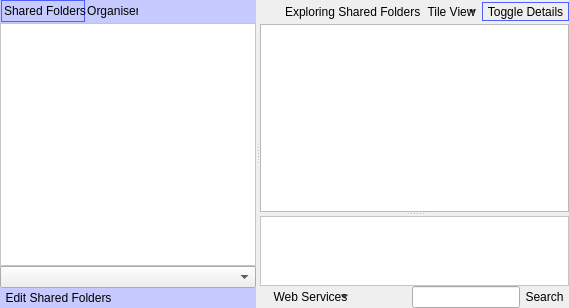
      <widget class="QWidget" name="pageLibrary">
       <layout class="QGridLayout" name="gridLayout_6">
        <property name="margin">
         <number>0</number>
        </property>
        <property name="spacing">
         <number>0</number>
        </property>
        <item row="0" column="0">
         <widget class="QSplitter" name="splitterLibrary">
          <property name="orientation">
           <enum>Qt::Horizontal</enum>
          </property>
          <widget class="QFrame" name="frameLibraryNavigator">
           <property name="minimumSize">
            <size>
             <width>210</width>
             <height>0</height>
            </size>
           </property>
           <property name="styleSheet">
            <string notr="true">QFrame {
	 background-color: rgb(199, 202, 255);
}

QToolButton {
    border: 1px solid transparent;
    background-color: transparent;
}

 QToolButton:pressed {
     background-color: qlineargradient(x1: 0, y1: 0, x2: 0, y2: 1,
                                       stop: 0 #dadbde, stop: 1 #f6f7fa);
 }

QToolButton:checked {
     border: 1px solid rgb(78, 96, 255);
     background-color: qlineargradient(x1: 0, y1: 0, x2: 0, y2: 1,
                                       stop: 0 #dadbde, stop: 1 #f6f7fa);
}

 QToolButton:hover {
     border: 1px solid rgb(78, 96, 255);
     background-color: qlineargradient(x1: 0, y1: 0, x2: 0, y2: 1,
                                       stop: 0 #dadbde, stop: 1 #f6f7fa);
 }</string>
           </property>
           <property name="frameShape">
            <enum>QFrame::NoFrame</enum>
           </property>
           <property name="frameShadow">
            <enum>QFrame::Raised</enum>
           </property>
           <layout class="QGridLayout" name="gridLayout_10">
            <property name="margin">
             <number>0</number>
            </property>
            <property name="spacing">
             <number>0</number>
            </property>
            <item row="0" column="0" colspan="2">
             <widget class="QTabWidget" name="tabWidgetLibraryNavigator">
              <property name="sizePolicy">
               <sizepolicy hsizetype="Preferred" vsizetype="Expanding">
                <horstretch>0</horstretch>
                <verstretch>0</verstretch>
               </sizepolicy>
              </property>
              <property name="styleSheet">
               <string notr="true">QTabWidget::pane { /* The tab widget frame */
    border-top: 2px transparent;
	top: 1px
 }

 QTabWidget::tab-bar {
	left: 1px;
 }

 /* Style the tab using the tab sub-control. Note that
     it reads QTabBar _not_ QTabWidget */
 QTabBar::tab {
	background:transparent;
	border: transparent;
	min-width: 8ex;
	padding: 3px;
	padding-left: 2px;
	padding-right: -2px;
 }

 QTabBar::tab:selected, QTabBar::tab:hover {
     border: 1px solid rgb(78, 96, 255);
     background-color: qlineargradient(x1: 0, y1: 0, x2: 0, y2: 1,
                                       stop: 0 #dadbde, stop: 1 #f6f7fa);
 }

QTabBar::tab:selected {
     border: 1px solid rgb(78, 96, 255);
     background-color: qlineargradient(x1: 0, y1: 0, x2: 0, y2: 1,
                                       stop: 0 #dadbde, stop: 1 #f6f7fa);
	padding-top: 3px;
 }</string>
              </property>
              <property name="currentIndex">
               <number>0</number>
              </property>
              <widget class="QWidget" name="tabLibraryNavigatorShares">
               <attribute name="icon">
                <iconset resource="Resource.qrc">
                 <normaloff>:/Resource/Library/SharedFolders.png</normaloff>:/Resource/Library/SharedFolders.png</iconset>
               </attribute>
               <attribute name="title">
                <string>Shared Folders</string>
               </attribute>
               <layout class="QGridLayout" name="gridLayout_12">
                <property name="margin">
                 <number>0</number>
                </property>
                <property name="spacing">
                 <number>0</number>
                </property>
                <item row="0" column="0">
                 <widget class="QTreeView" name="treeViewLibraryNavigatorShares">
                  <property name="sizePolicy">
                   <sizepolicy hsizetype="Preferred" vsizetype="Expanding">
                    <horstretch>0</horstretch>
                    <verstretch>0</verstretch>
                   </sizepolicy>
                  </property>
                  <property name="styleSheet">
                   <string notr="true">QTreeView {
	background-color: white;
}</string>
                  </property>
                 </widget>
                </item>
                <item row="1" column="0">
                 <widget class="QComboBox" name="comboBoxLibraryNavigatorSharesFilter"/>
                </item>
               </layout>
              </widget>
              <widget class="QWidget" name="tabLibraryNavigatorOrganiser">
               <attribute name="icon">
                <iconset resource="Resource.qrc">
                 <normaloff>:/Resource/Library/Library.png</normaloff>:/Resource/Library/Library.png</iconset>
               </attribute>
               <attribute name="title">
                <string>Organiser</string>
               </attribute>
               <layout class="QGridLayout" name="gridLayout_13">
                <property name="margin">
                 <number>0</number>
                </property>
                <property name="spacing">
                 <number>0</number>
                </property>
                <item row="0" column="0">
                 <widget class="QTreeView" name="treeViewLibraryNavigatorOrganiser">
                  <property name="sizePolicy">
                   <sizepolicy hsizetype="Preferred" vsizetype="Expanding">
                    <horstretch>0</horstretch>
                    <verstretch>0</verstretch>
                   </sizepolicy>
                  </property>
                  <property name="styleSheet">
                   <string notr="true">QTreeView {
	 background-color: white;
}</string>
                  </property>
                 </widget>
                </item>
               </layout>
              </widget>
             </widget>
            </item>
            <item row="1" column="0">
             <widget class="QToolButton" name="toolButtonLibraryEditShares">
              <property name="text">
               <string>Edit Shared Folders</string>
              </property>
              <property name="icon">
               <iconset resource="Resource.qrc">
                <normaloff>:/Resource/Library/SharedFolders.png</normaloff>:/Resource/Library/SharedFolders.png</iconset>
              </property>
              <property name="toolButtonStyle">
               <enum>Qt::ToolButtonTextBesideIcon</enum>
              </property>
             </widget>
            </item>
            <item row="1" column="1">
             <spacer name="horizontalSpacerLibraryEditShares">
              <property name="orientation">
               <enum>Qt::Horizontal</enum>
              </property>
              <property name="sizeHint" stdset="0">
               <size>
                <width>0</width>
                <height>20</height>
               </size>
              </property>
             </spacer>
            </item>
           </layout>
          </widget>
          <widget class="QFrame" name="frameLibrary">
           <property name="sizePolicy">
            <sizepolicy hsizetype="MinimumExpanding" vsizetype="Preferred">
             <horstretch>1</horstretch>
             <verstretch>0</verstretch>
            </sizepolicy>
           </property>
           <property name="frameShape">
            <enum>QFrame::NoFrame</enum>
           </property>
           <property name="frameShadow">
            <enum>QFrame::Raised</enum>
           </property>
           <layout class="QGridLayout" name="gridLayout_32">
            <property name="margin">
             <number>0</number>
            </property>
            <property name="spacing">
             <number>0</number>
            </property>
            <item row="0" column="0">
             <widget class="QFrame" name="toolFrameLibraryStatus">
              <property name="styleSheet">
               <string notr="true">QToolButton {
    border: 1px solid transparent;
    background-color: transparent;
}

 QToolButton:pressed {
     background-color: qlineargradient(x1: 0, y1: 0, x2: 0, y2: 1,
                                       stop: 0 #dadbde, stop: 1 #f6f7fa);
 }

QToolButton:checked {
     border: 1px solid rgb(78, 96, 255);
     background-color: qlineargradient(x1: 0, y1: 0, x2: 0, y2: 1,
                                       stop: 0 #dadbde, stop: 1 #f6f7fa);
}

 QToolButton:hover {
     border: 1px solid rgb(78, 96, 255);
     background-color: qlineargradient(x1: 0, y1: 0, x2: 0, y2: 1,
                                       stop: 0 #dadbde, stop: 1 #f6f7fa);
 }

 QToolButton[popupMode=&quot;1&quot;] { /* only for MenuButtonPopup */
	padding-left: -4px;
    padding-right: 20px; /* make way for the popup button */
 }

/* the subcontrols below are used only in the MenuButtonPopup mode */
 QToolButton::menu-button {
     border: 1px solid transparent;
     /* 16px width + 4px for border = 20px allocated above */
     width: 16px;
 }

QToolButton::menu-button:hover {
    border: 1px solid rgb(78, 96, 255);
	border-left-color: 1px solid transparent;
     /* 16px width + 4px for border = 20px allocated above */
     width: 16px;
 }

 QToolButton::menu-arrow:open {
     top: 1px; left: 1px; /* shift it a bit */
 }</string>
              </property>
              <property name="frameShape">
               <enum>QFrame::NoFrame</enum>
              </property>
              <property name="frameShadow">
               <enum>QFrame::Raised</enum>
              </property>
              <layout class="QGridLayout" name="gridLayout_8">
               <property name="horizontalSpacing">
                <number>1</number>
               </property>
               <property name="verticalSpacing">
                <number>0</number>
               </property>
               <property name="margin">
                <number>0</number>
               </property>
               <item row="0" column="1">
                <widget class="QLabel" name="labelLibraryStatus">
                 <property name="text">
                  <string>Exploring Shared Folders</string>
                 </property>
                </widget>
               </item>
               <item row="0" column="0">
                <widget class="QLabel" name="labelLibraryStatusLogo">
                 <property name="minimumSize">
                  <size>
                   <width>24</width>
                   <height>24</height>
                  </size>
                 </property>
                 <property name="maximumSize">
                  <size>
                   <width>24</width>
                   <height>24</height>
                  </size>
                 </property>
                 <property name="text">
                  <string/>
                 </property>
                 <property name="pixmap">
                  <pixmap resource="Resource.qrc">:/Resource/Library/SharedFolders.png</pixmap>
                 </property>
                 <property name="scaledContents">
                  <bool>true</bool>
                 </property>
                </widget>
               </item>
               <item row="0" column="3">
                <widget class="QToolButton" name="toolButtonLibraryViewType">
                 <property name="text">
                  <string>Tile View</string>
                 </property>
                 <property name="icon">
                  <iconset resource="Resource.qrc">
                   <normaloff>:/Resource/Library/TileView.png</normaloff>:/Resource/Library/TileView.png</iconset>
                 </property>
                 <property name="iconSize">
                  <size>
                   <width>24</width>
                   <height>24</height>
                  </size>
                 </property>
                 <property name="popupMode">
                  <enum>QToolButton::MenuButtonPopup</enum>
                 </property>
                 <property name="toolButtonStyle">
                  <enum>Qt::ToolButtonTextBesideIcon</enum>
                 </property>
                 <property name="autoRaise">
                  <bool>false</bool>
                 </property>
                 <property name="arrowType">
                  <enum>Qt::NoArrow</enum>
                 </property>
                </widget>
               </item>
               <item row="0" column="2">
                <spacer name="horizontalSpacerLibraryStatus">
                 <property name="orientation">
                  <enum>Qt::Horizontal</enum>
                 </property>
                 <property name="sizeHint" stdset="0">
                  <size>
                   <width>0</width>
                   <height>20</height>
                  </size>
                 </property>
                </spacer>
               </item>
               <item row="0" column="4">
                <widget class="QToolButton" name="toolButtonLibraryDetailsToggle">
                 <property name="text">
                  <string>Toggle Details</string>
                 </property>
                 <property name="icon">
                  <iconset resource="Resource.qrc">
                   <normaloff>:/Resource/Generic/ShowBottombar.png</normaloff>
                   <normalon>:/Resource/Generic/HideSidebar.png</normalon>:/Resource/Generic/ShowBottombar.png</iconset>
                 </property>
                 <property name="iconSize">
                  <size>
                   <width>24</width>
                   <height>24</height>
                  </size>
                 </property>
                 <property name="checkable">
                  <bool>true</bool>
                 </property>
                 <property name="checked">
                  <bool>true</bool>
                 </property>
                 <property name="toolButtonStyle">
                  <enum>Qt::ToolButtonTextBesideIcon</enum>
                 </property>
                </widget>
               </item>
              </layout>
             </widget>
            </item>
            <item row="1" column="0">
             <widget class="QSplitter" name="splitterLibraryDetails">
              <property name="orientation">
               <enum>Qt::Vertical</enum>
              </property>
              <widget class="QTreeView" name="treeViewLibraryFiles">
               <property name="frameShape">
                <enum>QFrame::StyledPanel</enum>
               </property>
              </widget>
              <widget class="QFrame" name="frameLibraryFileDetails">
               <property name="frameShape">
                <enum>QFrame::NoFrame</enum>
               </property>
               <property name="frameShadow">
                <enum>QFrame::Raised</enum>
               </property>
               <layout class="QGridLayout" name="gridLayout_7">
                <property name="margin">
                 <number>0</number>
                </property>
                <property name="spacing">
                 <number>0</number>
                </property>
                <item row="0" column="0">
                 <widget class="QScrollArea" name="scrollAreaLibraryFileDetails">
                  <property name="styleSheet">
                   <string notr="true">QFrame {
	background-color: white;
}</string>
                  </property>
                  <property name="frameShape">
                   <enum>QFrame::StyledPanel</enum>
                  </property>
                  <property name="widgetResizable">
                   <bool>true</bool>
                  </property>
                  <widget class="QFrame" name="frameLibraryFileDetailsContents">
                   <property name="geometry">
                    <rect>
                     <x>0</x>
                     <y>0</y>
                     <width>98</width>
                     <height>28</height>
                    </rect>
                   </property>
                   <layout class="QGridLayout" name="gridLayout_11">
                    <property name="margin">
                     <number>0</number>
                    </property>
                    <property name="spacing">
                     <number>0</number>
                    </property>
                   </layout>
                  </widget>
                 </widget>
                </item>
               </layout>
              </widget>
             </widget>
            </item>
            <item row="2" column="0">
             <widget class="QFrame" name="toolFrameLibrary">
              <property name="maximumSize">
               <size>
                <width>16777215</width>
                <height>23</height>
               </size>
              </property>
              <property name="styleSheet">
               <string notr="true">QToolButton {
    border: 1px solid transparent;
    background-color: transparent;
}

 QToolButton:pressed {
     background-color: qlineargradient(x1: 0, y1: 0, x2: 0, y2: 1,
                                       stop: 0 #dadbde, stop: 1 #f6f7fa);
 }

QToolButton:checked {
     border: 1px solid rgb(78, 96, 255);
     background-color: qlineargradient(x1: 0, y1: 0, x2: 0, y2: 1,
                                       stop: 0 #dadbde, stop: 1 #f6f7fa);
}

 QToolButton:hover {
     border: 1px solid rgb(78, 96, 255);
     background-color: qlineargradient(x1: 0, y1: 0, x2: 0, y2: 1,
                                       stop: 0 #dadbde, stop: 1 #f6f7fa);
 }
 QToolButton[popupMode=&quot;1&quot;] { /* only for MenuButtonPopup */
     padding-right: 20px; /* make way for the popup button */
 }

/* the subcontrols below are used only in the MenuButtonPopup mode */
 QToolButton::menu-button {
     border: 1px solid transparent;
     /* 16px width + 4px for border = 20px allocated above */
     width: 16px;
 }

QToolButton::menu-button:hover {
    border: 1px solid rgb(78, 96, 255);
	border-left-color: 1px solid transparent;
     /* 16px width + 4px for border = 20px allocated above */
     width: 16px;
 }

 QToolButton::menu-arrow:open {
     top: 1px; left: 1px; /* shift it a bit */
 }</string>
              </property>
              <property name="frameShape">
               <enum>QFrame::NoFrame</enum>
              </property>
              <property name="frameShadow">
               <enum>QFrame::Raised</enum>
              </property>
              <layout class="QGridLayout" name="gridLayout_9">
               <property name="margin">
                <number>0</number>
               </property>
               <property name="spacing">
                <number>0</number>
               </property>
               <item row="0" column="4">
                <widget class="QLineEdit" name="lineEditLibrarySearch">
                 <property name="minimumSize">
                  <size>
                   <width>100</width>
                   <height>0</height>
                  </size>
                 </property>
                 <property name="maximumSize">
                  <size>
                   <width>200</width>
                   <height>16777215</height>
                  </size>
                 </property>
                </widget>
               </item>
               <item row="0" column="5">
                <widget class="QToolButton" name="toolButtonLibrarySearch">
                 <property name="text">
                  <string>Search</string>
                 </property>
                 <property name="icon">
                  <iconset resource="Resource.qrc">
                   <normaloff>:/Resource/Generic/Search.png</normaloff>:/Resource/Generic/Search.png</iconset>
                 </property>
                 <property name="toolButtonStyle">
                  <enum>Qt::ToolButtonTextBesideIcon</enum>
                 </property>
                </widget>
               </item>
               <item row="0" column="3">
                <spacer name="horizontalSpacerLibraryToolbar">
                 <property name="orientation">
                  <enum>Qt::Horizontal</enum>
                 </property>
                 <property name="sizeHint" stdset="0">
                  <size>
                   <width>0</width>
                   <height>20</height>
                  </size>
                 </property>
                </spacer>
               </item>
               <item row="0" column="2">
                <widget class="QToolButton" name="toolButtonLibraryWebServices">
                 <property name="text">
                  <string>Web Services</string>
                 </property>
                 <property name="icon">
                  <iconset resource="Resource.qrc">
                   <normaloff>:/Resource/Network/Internet.png</normaloff>:/Resource/Network/Internet.png</iconset>
                 </property>
                 <property name="iconSize">
                  <size>
                   <width>16</width>
                   <height>16</height>
                  </size>
                 </property>
                 <property name="popupMode">
                  <enum>QToolButton::MenuButtonPopup</enum>
                 </property>
                 <property name="toolButtonStyle">
                  <enum>Qt::ToolButtonTextBesideIcon</enum>
                 </property>
                </widget>
               </item>
               <item row="0" column="0" colspan="2">
                <widget class="QToolBar" name="toolBarLibrary">
                 <property name="sizePolicy">
                  <sizepolicy hsizetype="Expanding" vsizetype="Fixed">
                   <horstretch>0</horstretch>
                   <verstretch>0</verstretch>
                  </sizepolicy>
                 </property>
                 <property name="styleSheet">
                  <string notr="true">QToolBar {
	border-color: 2px solid transparent;
}</string>
                 </property>
                 <property name="iconSize">
                  <size>
                   <width>16</width>
                   <height>16</height>
                  </size>
                 </property>
                 <property name="toolButtonStyle">
                  <enum>Qt::ToolButtonTextBesideIcon</enum>
                 </property>
                 <property name="floatable">
                  <bool>false</bool>
                 </property>
                 <addaction name="actionLibraryAddAlbum"/>
                 <addaction name="actionLibraryDeleteAlbum"/>
                </widget>
               </item>
              </layout>
             </widget>
            </item>
           </layout>
          </widget>
         </widget>
        </item>
       </layout>
      </widget>
